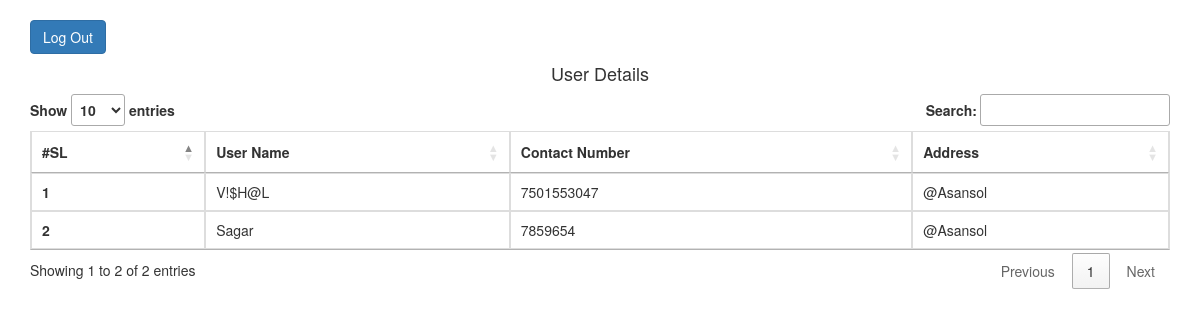
Page /index.php/welcome/dashboard on the committed database.
### tables this page shows
CREATE TABLE IF NOT EXISTS `tbl_user` (
  `id` int(11) NOT NULL,
  `name` varchar(200) NOT NULL,
  `phone_no` varchar(200) NOT NULL,
  `address` text NOT NULL
);

### application/controllers/Welcome.php (called while the page is built, shortened)
<?php
class Welcome extends CI_Controller {
	function __construct() {
        $this->load->model('Login_model');
        $this->load->model('Dashboard_model');
    }
	function dashboard(){
		 $data['getAlluser'] = $this->Dashboard_model->GetAllUser();
		$this->load->view('user/userdetail',$data);
	}
}

### index.php (called while the page is built, shortened)
<?php
require_once BASEPATH.'core/CodeIgniter.php';

### application/models/Dashboard_model.php (called while the page is built, shortened)
<?php
class Dashboard_model extends CI_Model {
    function GetAllUser(){
    	$this->db->select('*');
    	$res = $this->db->get('tbl_user')->result_array();
    	return $res;
    }
}

### application/views/user/userdetail.php (the view, shortened to what this page needs)
<!DOCTYPE html>
<html>
<head>
  <link rel="stylesheet" href="https://maxcdn.bootstrapcdn.com/bootstrap/3.4.0/css/bootstrap.min.css">
  <link rel="stylesheet" href="//cdn.datatables.net/1.10.19/css/jquery.dataTables.min.css">
</head>
<body>
	<div class="container">
	 <br>
	<a class="btn btn-primary" href="<?php echo base_url('/index.php/Welcome/logout');?>">Log Out</a>
	<center><h4>User Details</h4></center>
   <table class="table table-bordered table-hover" id="myTable">
  <thead>
    <tr>
      <th scope="col">#SL</th>
      <th scope="col">User Name</th>
      <th scope="col">Contact Number</th>
      <th scope="col">Address</th>
    </tr>
  </thead>
  <tbody>
    <?php
  	 $sl = '1';
  	 foreach($getAlluser as $row):?>
    <tr>
      <th scope="row"><?php echo $sl;?></th>
      <td><?php echo $row['name'];?></td>
      <td><?php echo $row['phone_no'];?></td>
      <td>@<?php echo $row['address'];?></td>
    </tr>
  <?php $sl ++;
  endforeach;
   ?>
   </tbody>
</table>
 </div>
</body>
</html>

### rows in the picture
tbl_user: name "V!$H@L", phone_no "7501553047", address "Asansol"
tbl_user: name "Sagar", phone_no "7859654", address "Asansol"
